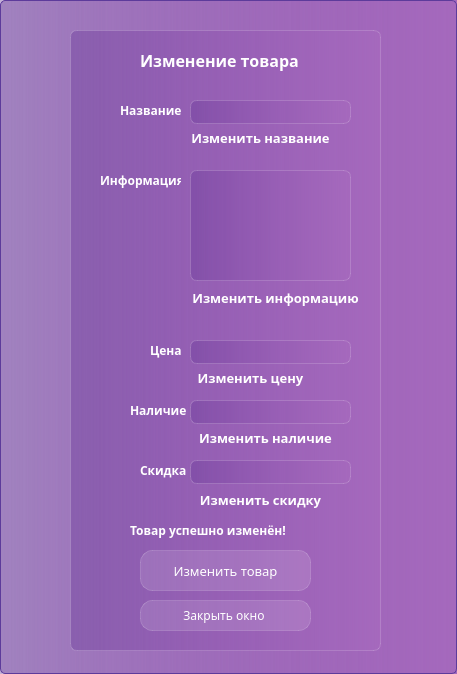
<?xml version="1.0" encoding="UTF-8"?>
<ui version="4.0">
 <class>ChangeProductWindow</class>
 <widget class="QDialog" name="ChangeProductWindow">
  <property name="geometry">
   <rect>
    <x>0</x>
    <y>0</y>
    <width>457</width>
    <height>674</height>
   </rect>
  </property>
  <property name="windowTitle">
   <string>Dialog</string>
  </property>
  <property name="styleSheet">
   <string notr="true">background-color:  qlineargradient( spread:pad,  x1:0, y1:0, x2:1, y2:0,  stop:0 rgba(105, 57, 153, 100),  stop:1 rgba(165, 105, 189, 255));  border: 1px solid #5D3B9B;  border-radius: 5px;
font-family: Everlasting;</string>
  </property>
  <widget class="QFrame" name="frame">
   <property name="geometry">
    <rect>
     <x>70</x>
     <y>30</y>
     <width>311</width>
     <height>621</height>
    </rect>
   </property>
   <property name="styleSheet">
    <string notr="true">backgroud-color: rgba(255, 255, 255, 30);
border: 1px solid rgba(255, 255, 255, 40);
border-radius: 7px;</string>
   </property>
   <widget class="QPushButton" name="Close_button_Clicked">
    <property name="geometry">
     <rect>
      <x>70</x>
      <y>570</y>
      <width>171</width>
      <height>31</height>
     </rect>
    </property>
    <property name="styleSheet">
     <string notr="true">QPushButton {
color: white;
background-color: rgba(255,255,255,30);
border: 1px solid rgba(255,255,255,40);
border-radius: 12px;
} 
QPushButton:hover{
background-color: rgba(255,255,255,40);
}

QPushButton:pressed{
background-color: rgba(255,255,255,70);
}</string>
    </property>
    <property name="text">
     <string>Закрыть окно </string>
    </property>
   </widget>
   <widget class="QPushButton" name="ChangeProduct_button_Clicked">
    <property name="geometry">
     <rect>
      <x>70</x>
      <y>520</y>
      <width>171</width>
      <height>41</height>
     </rect>
    </property>
    <property name="styleSheet">
     <string notr="true">QPushButton {
color: white;
background-color: rgba(255,255,255,30);
border: 1px solid rgba(255,255,255,40);
border-radius: 12px;
font-size: 10pt;
} 
QPushButton:hover{
background-color: rgba(255,255,255,40);
}

QPushButton:pressed{
background-color: rgba(255,255,255,70);
}</string>
    </property>
    <property name="text">
     <string>Изменить товар</string>
    </property>
   </widget>
   <widget class="QLineEdit" name="Name">
    <property name="geometry">
     <rect>
      <x>120</x>
      <y>70</y>
      <width>161</width>
      <height>24</height>
     </rect>
    </property>
    <property name="styleSheet">
     <string notr="true">color:white;
padding-left: 10px;</string>
    </property>
    <property name="maxLength">
     <number>50</number>
    </property>
   </widget>
   <widget class="QLabel" name="label">
    <property name="geometry">
     <rect>
      <x>70</x>
      <y>20</y>
      <width>191</width>
      <height>21</height>
     </rect>
    </property>
    <property name="styleSheet">
     <string notr="true">color: white;
font-weight: bold;
border: none;
font-size: 12pt;
background-color: none;</string>
    </property>
    <property name="text">
     <string>Изменение товара</string>
    </property>
   </widget>
   <widget class="QLineEdit" name="Money">
    <property name="geometry">
     <rect>
      <x>120</x>
      <y>310</y>
      <width>161</width>
      <height>24</height>
     </rect>
    </property>
    <property name="styleSheet">
     <string notr="true">color:white;
padding-left: 10px;</string>
    </property>
    <property name="maxLength">
     <number>8</number>
    </property>
   </widget>
   <widget class="QLineEdit" name="Count">
    <property name="geometry">
     <rect>
      <x>120</x>
      <y>370</y>
      <width>161</width>
      <height>24</height>
     </rect>
    </property>
    <property name="styleSheet">
     <string notr="true">color:white;
padding-left: 10px;</string>
    </property>
    <property name="maxLength">
     <number>7</number>
    </property>
   </widget>
   <widget class="QLabel" name="label_2">
    <property name="geometry">
     <rect>
      <x>50</x>
      <y>70</y>
      <width>61</width>
      <height>21</height>
     </rect>
    </property>
    <property name="styleSheet">
     <string notr="true">color: white;
font-weight: bold;
font-size: 9pt;
border: none;
background-color: none;</string>
    </property>
    <property name="text">
     <string>Название</string>
    </property>
   </widget>
   <widget class="QLabel" name="label_3">
    <property name="geometry">
     <rect>
      <x>30</x>
      <y>140</y>
      <width>81</width>
      <height>21</height>
     </rect>
    </property>
    <property name="styleSheet">
     <string notr="true">color: white;
font-weight: bold;
font-size: 9pt;
border: none;
background-color: none;</string>
    </property>
    <property name="text">
     <string>Информация</string>
    </property>
   </widget>
   <widget class="QLabel" name="label_8">
    <property name="geometry">
     <rect>
      <x>80</x>
      <y>310</y>
      <width>41</width>
      <height>21</height>
     </rect>
    </property>
    <property name="styleSheet">
     <string notr="true">color: white;
font-weight: bold;
font-size: 9pt;
border: none;
background-color: none;</string>
    </property>
    <property name="text">
     <string>Цена</string>
    </property>
   </widget>
   <widget class="QLabel" name="label_9">
    <property name="geometry">
     <rect>
      <x>60</x>
      <y>370</y>
      <width>61</width>
      <height>21</height>
     </rect>
    </property>
    <property name="styleSheet">
     <string notr="true">color: white;
font-weight: bold;
font-size: 9pt;
border: none;
background-color: none;</string>
    </property>
    <property name="text">
     <string>Наличие</string>
    </property>
   </widget>
   <widget class="QLabel" name="label_10">
    <property name="geometry">
     <rect>
      <x>70</x>
      <y>430</y>
      <width>51</width>
      <height>21</height>
     </rect>
    </property>
    <property name="styleSheet">
     <string notr="true">color: white;
font-weight: bold;
font-size: 9pt;
border: none;
background-color: none;</string>
    </property>
    <property name="text">
     <string>Скидка</string>
    </property>
   </widget>
   <widget class="QLineEdit" name="Discount">
    <property name="geometry">
     <rect>
      <x>120</x>
      <y>430</y>
      <width>161</width>
      <height>24</height>
     </rect>
    </property>
    <property name="styleSheet">
     <string notr="true">color:white;
padding-left: 10px;</string>
    </property>
    <property name="maxLength">
     <number>3</number>
    </property>
   </widget>
   <widget class="QTextEdit" name="Information">
    <property name="geometry">
     <rect>
      <x>120</x>
      <y>140</y>
      <width>161</width>
      <height>111</height>
     </rect>
    </property>
    <property name="styleSheet">
     <string notr="true">color:white;
padding-left: 10px;</string>
    </property>
   </widget>
   <widget class="QLabel" name="label_11">
    <property name="geometry">
     <rect>
      <x>60</x>
      <y>490</y>
      <width>201</width>
      <height>21</height>
     </rect>
    </property>
    <property name="styleSheet">
     <string notr="true">color: white;
font-weight: bold;
font-size: 9pt;
border: none;
background-color: none;</string>
    </property>
    <property name="text">
     <string>Товар успешно изменён!</string>
    </property>
   </widget>
   <widget class="QPushButton" name="ChangeName_button_Clicked">
    <property name="geometry">
     <rect>
      <x>120</x>
      <y>100</y>
      <width>141</width>
      <height>16</height>
     </rect>
    </property>
    <property name="styleSheet">
     <string notr="true">QPushButton {
color: white;
font-weight: bold;
border: none;
font-size: 10pt;
background-color: none;
} 
QPushButton:hover{
background-color: rgba(255,255,255,40);
}

QPushButton:pressed{
background-color: rgba(255,255,255,70);
}</string>
    </property>
    <property name="text">
     <string>Изменить название</string>
    </property>
   </widget>
   <widget class="QPushButton" name="ChangeInformation_button_Clicked">
    <property name="geometry">
     <rect>
      <x>120</x>
      <y>260</y>
      <width>171</width>
      <height>16</height>
     </rect>
    </property>
    <property name="styleSheet">
     <string notr="true">QPushButton {
color: white;
font-weight: bold;
border: none;
font-size: 10pt;
background-color: none;
} 
QPushButton:hover{
background-color: rgba(255,255,255,40);
}

QPushButton:pressed{
background-color: rgba(255,255,255,70);
}</string>
    </property>
    <property name="text">
     <string>Изменить информацию</string>
    </property>
   </widget>
   <widget class="QPushButton" name="ChangePrice_button_Clicked">
    <property name="geometry">
     <rect>
      <x>120</x>
      <y>340</y>
      <width>121</width>
      <height>16</height>
     </rect>
    </property>
    <property name="styleSheet">
     <string notr="true">QPushButton {
color: white;
font-weight: bold;
border: none;
font-size: 10pt;
background-color: none;
} 
QPushButton:hover{
background-color: rgba(255,255,255,40);
}

QPushButton:pressed{
background-color: rgba(255,255,255,70);
}</string>
    </property>
    <property name="text">
     <string>Изменить цену</string>
    </property>
   </widget>
   <widget class="QPushButton" name="ChangeQuantity_button_Clicked">
    <property name="geometry">
     <rect>
      <x>120</x>
      <y>400</y>
      <width>151</width>
      <height>16</height>
     </rect>
    </property>
    <property name="styleSheet">
     <string notr="true">QPushButton {
color: white;
font-weight: bold;
border: none;
font-size: 10pt;
background-color: none;
} 
QPushButton:hover{
background-color: rgba(255,255,255,40);
}

QPushButton:pressed{
background-color: rgba(255,255,255,70);
}</string>
    </property>
    <property name="text">
     <string>Изменить наличие</string>
    </property>
   </widget>
   <widget class="QPushButton" name="ChangeDiscount_button_Clicked">
    <property name="geometry">
     <rect>
      <x>110</x>
      <y>460</y>
      <width>161</width>
      <height>20</height>
     </rect>
    </property>
    <property name="styleSheet">
     <string notr="true">QPushButton {
color: white;
font-weight: bold;
border: none;
font-size: 10pt;
background-color: none;
} 
QPushButton:hover{
background-color: rgba(255,255,255,40);
}

QPushButton:pressed{
background-color: rgba(255,255,255,70);
}</string>
    </property>
    <property name="text">
     <string>Изменить скидку</string>
    </property>
   </widget>
  </widget>
 </widget>
 <resources/>
 <connections/>
</ui>
